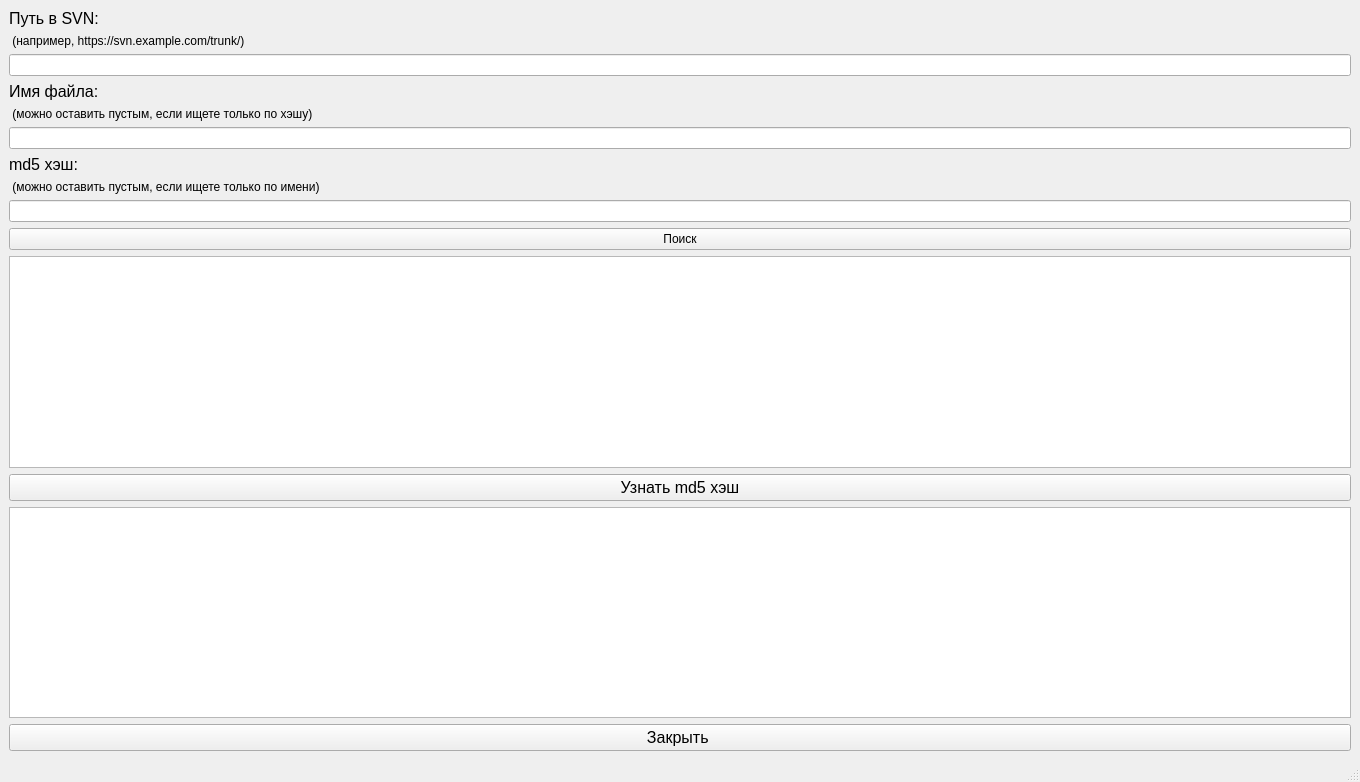
<?xml version="1.0" encoding="UTF-8"?>
<ui version="4.0">
 <class>MainWindow</class>
 <widget class="QMainWindow" name="MainWindow">
  <property name="geometry">
   <rect>
    <x>0</x>
    <y>0</y>
    <width>1360</width>
    <height>782</height>
   </rect>
  </property>
  <property name="windowTitle">
   <string>MainWindow</string>
  </property>
  <widget class="QWidget" name="centralwidget">
   <layout class="QVBoxLayout" name="verticalLayout">
    <item>
     <widget class="QLabel" name="label_3">
      <property name="font">
       <font>
        <pointsize>12</pointsize>
       </font>
      </property>
      <property name="text">
       <string>Путь в SVN:</string>
      </property>
     </widget>
    </item>
    <item>
     <widget class="QLabel" name="label_7">
      <property name="text">
       <string> (например, https://svn.example.com/trunk/)</string>
      </property>
     </widget>
    </item>
    <item>
     <widget class="QLineEdit" name="md5Edit"/>
    </item>
    <item>
     <widget class="QLabel" name="label">
      <property name="font">
       <font>
        <pointsize>12</pointsize>
       </font>
      </property>
      <property name="text">
       <string>Имя файла: </string>
      </property>
     </widget>
    </item>
    <item>
     <widget class="QLabel" name="label_5">
      <property name="text">
       <string> (можно оставить пустым, если ищете только по хэшу)</string>
      </property>
     </widget>
    </item>
    <item>
     <widget class="QLineEdit" name="filenameEdit"/>
    </item>
    <item>
     <widget class="QLabel" name="label_2">
      <property name="font">
       <font>
        <pointsize>12</pointsize>
       </font>
      </property>
      <property name="text">
       <string>md5 хэш:</string>
      </property>
     </widget>
    </item>
    <item>
     <widget class="QLabel" name="label_6">
      <property name="text">
       <string> (можно оставить пустым, если ищете только по имени)</string>
      </property>
     </widget>
    </item>
    <item>
     <widget class="QLineEdit" name="pathEdit"/>
    </item>
    <item>
     <widget class="QPushButton" name="pushButton">
      <property name="text">
       <string>Поиск</string>
      </property>
      <property name="icon">
       <iconset>
        <normaloff>../../../Downloads/free-icon-search-4024513.png</normaloff>../../../Downloads/free-icon-search-4024513.png</iconset>
      </property>
     </widget>
    </item>
    <item>
     <widget class="QTextEdit" name="resultEdit"/>
    </item>
    <item>
     <widget class="QPushButton" name="detectMd5Button">
      <property name="font">
       <font>
        <pointsize>12</pointsize>
       </font>
      </property>
      <property name="text">
       <string>Узнать md5 хэш</string>
      </property>
      <property name="icon">
       <iconset>
        <normaloff>../../../Downloads/free-icon-md5-1792205.png</normaloff>../../../Downloads/free-icon-md5-1792205.png</iconset>
      </property>
     </widget>
    </item>
    <item>
     <widget class="QTextEdit" name="textEdit"/>
    </item>
    <item>
     <widget class="QPushButton" name="button_close">
      <property name="font">
       <font>
        <pointsize>12</pointsize>
       </font>
      </property>
      <property name="text">
       <string>Закрыть </string>
      </property>
      <property name="icon">
       <iconset theme="contact-new">
        <normaloff>.</normaloff>.</iconset>
      </property>
      <property name="checkable">
       <bool>false</bool>
      </property>
     </widget>
    </item>
   </layout>
  </widget>
  <widget class="QMenuBar" name="menubar">
   <property name="geometry">
    <rect>
     <x>0</x>
     <y>0</y>
     <width>1360</width>
     <height>22</height>
    </rect>
   </property>
  </widget>
  <widget class="QStatusBar" name="statusbar"/>
 </widget>
 <resources/>
 <connections/>
</ui>
